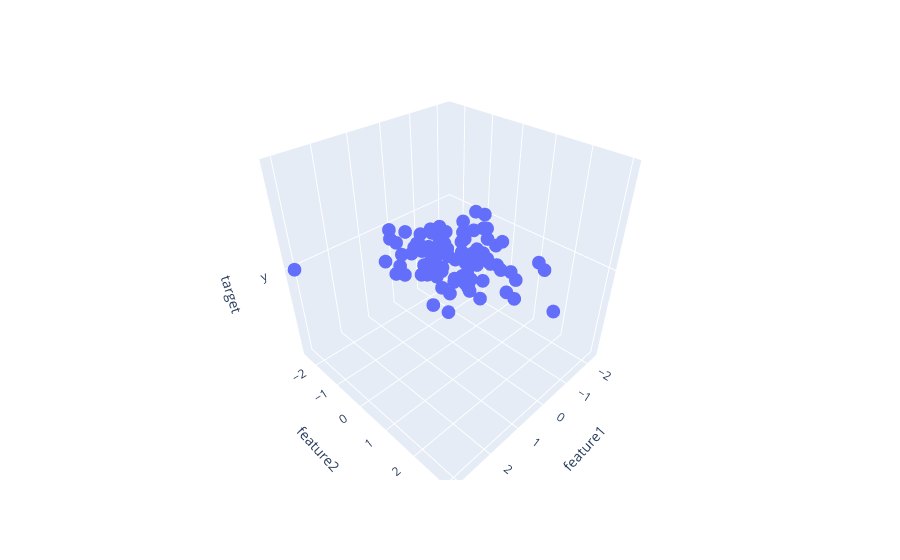

Here is the notebook cell this chart was saved with:
### Code cell
fig = px.scatter_3d(df,x='feature1',y='feature2',z='target')
fig.show()

### Figure 1 — Plotly figure (JSON) as saved in the notebook; plotly's stock layout.template omitted (floating-point values rounded to 4 significant figures)
{"data": [{"hovertemplate": "feature1=%{x}<br>feature2=%{y}<br>target=%{z}<extra></extra>", "legendgroup": "", "marker": {"color": "#636efa", "symbol": "circle"}, "mode": "markers", "name": "", "scene": "scene", "showlegend": false, "type": "scatter3d", "x": [-0.09108, 0.04186, 0.1533, 0.1728, -0.5479, -0.4179, 1.551, -1.254, -0.3705, -0.7455, -1.133, -0.01321, -0.814, -0.01039, 0.5691, 0.1623, 0.1559, 0.5837, 0.6449, 0.4493, -1.412, -1.248, -1.419, -0.5293, 0.3597, 3.088, 0.6643, 0.4463, -0.2711, -0.629, -0.0179, 0.7005, 1.148, 1.309, -1.562, 0.1027, 0.5304, -0.9122, 0.1751, 0.4563, 0.3097, -0.02632, -0.3902, -2.244, -0.5012, 1.033, 0.1004, -0.508, -0.4655, 0.9304, -1.752, 1.432, -0.5558, 1.28, 0.6686, 0.2286, 0.6519, -0.7707, 0.7056, -1.345, -0.4899, 1.617, -0.2075, -0.235, -1.519, -1.684, 0.518, -0.3857, 0.4119, 0.5092, 0.1236, 0.9195, -0.04024, -1.171, -0.0962, 0.0224, 0.5274, 0.7211, 0.5686, -0.08302, 0.5952, -0.2394, 1.058, -0.09266, -0.2407, -0.7432, 0.8127, 0.3032, 0.332, -0.883, 1.021, -0.5862, 0.574, -2.299, 0.7835, -0.6115, -0.5978, 0.6787, -0.1205, -0.4266], "y": [-0.6991, -0.8658, -1.203, 0.6576, -1.082, 0.3064, 1.392, 0.3467, -0.6872, -0.4272, -0.7436, -0.2098, -1.091, -0.177, 0.1717, 2.117, 1.149, 1.083, -0.2854, 0.07334, 1.63, 1.926, -0.5994, -0.9749, 0.6675, -2.434, 1.197, -0.3022, 0.3059, 0.5935, -1.877, -0.326, -0.7172, -0.3482, -1.148, 1.835, -0.3084, -0.4642, -0.5253, -0.3417, 0.9066, 0.05026, -0.04493, -1.281, -1.326, 0.656, -0.4326, 0.8062, -0.9955, -0.03884, -0.406, -0.5294, 0.167, -1.128, 0.6968, -2.276, -0.1029, 0.1103, 1.561, -0.03204, 1.164, 0.977, 0.1764, -1.493, 0.3439, -0.4814, -1.62, -0.06911, -0.2334, -1.892, -1.152, 0.03153, -0.3071, -0.7079, 3.009, -0.5149, 0.9208, -0.0832, 0.6122, -0.4737, 1.085, 0.6029, 0.9442, 0.3546, -0.4552, 0.3502, 0.25, -0.8388, -1.11, -1.414, -0.06886, 0.9594, -0.938, -0.9784, -1.079, -1.488, 1.39, -0.03621, -0.3415, 1.686], "z": ["y", "y", "y", "y", "y", "y", "y", "y", "y", "y", "y", "y", "y", "y", "y", "y", "y", "y", "y", "y", "y", "y", "y", "y", "y", "y", "y", "y", "y", "y", "y", "y", "y", "y", "y", "y", "y", "y", "y", "y", "y", "y", "y", "y", "y", "y", "y", "y", "y", "y", "y", "y", "y", "y", "y", "y", "y", "y", "y", "y", "y", "y", "y", "y", "y", "y", "y", "y", "y", "y", "y", "y", "y", "y", "y", "y", "y", "y", "y", "y", "y", "y", "y", "y", "y", "y", "y", "y", "y", "y", "y", "y", "y", "y", "y", "y", "y", "y", "y", "y"]}], "layout": {"legend": {"tracegroupgap": 0}, "margin": {"t": 60}, "scene": {"domain": {"x": [0, 1], "y": [0, 1]}, "xaxis": {"title": {"text": "feature1"}}, "yaxis": {"title": {"text": "feature2"}}, "zaxis": {"title": {"text": "target"}}}}}
